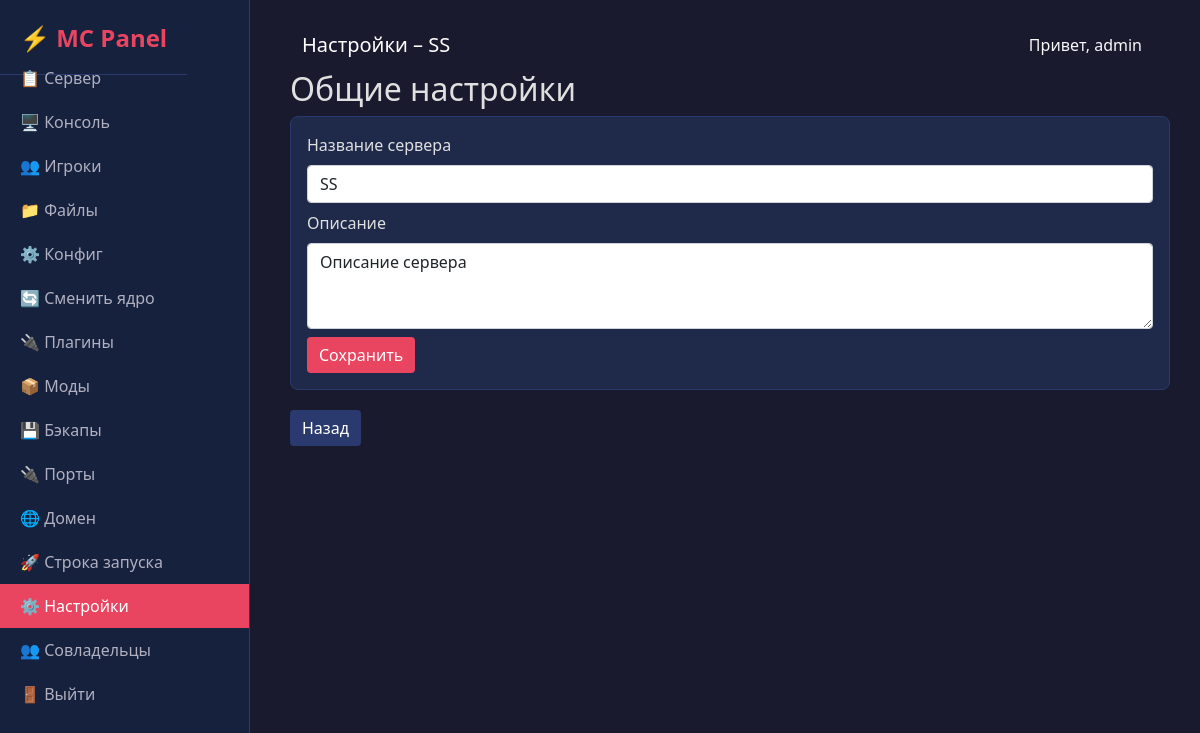
The page /server/1/settings (signed in) on the database its author committed.
### models.py (models this page shows, shortened)
class Server(db.Model):
    id = db.Column(db.Integer, primary_key=True)
    name = db.Column(db.String(100), nullable=False)
    server_type = db.Column(db.String(20), nullable=False, default='vanilla')
    mc_version = db.Column(db.String(20), nullable=False)
    ssh_host = db.Column(db.String(100), nullable=False)
    ssh_port = db.Column(db.Integer, default=22)
    ssh_user = db.Column(db.String(50), nullable=False)
    ssh_password_enc = db.Column(db.String(255), nullable=False)
    status = db.Column(db.String(20), default='offline')
    user_id = db.Column(db.Integer, db.ForeignKey('user.id'), nullable=False)
    startup_command = db.Column(db.Text, default="java -Xms128M -Xmx1024M -jar server.jar nogui")
    memory_percent = db.Column(db.Integer, default=95)
    timezone = db.Column(db.String(50), default="Europe/Moscow")
    garbage_collector = db.Column(db.String(50), default="UseSerialGC")
    domain = db.Column(db.String(100), nullable=True)
    srv_record = db.Column(db.String(100), nullable=True)

class User(UserMixin, db.Model):
    id = db.Column(db.Integer, primary_key=True)
    username = db.Column(db.String(80), unique=True, nullable=False)
    password = db.Column(db.String(120), nullable=False)
    servers = db.relationship('Server', backref='owner', lazy=True)
    co_servers = db.relationship('Server', secondary=server_access, backref=db.backref('co_owners', lazy='dynamic'))

### app.py (the view)
@app.route('/server/<int:server_id>/settings', methods=['GET', 'POST'])
@login_required
def settings(server_id):
    server = get_server_or_404(server_id)
    if request.method == 'POST':
        flash('Настройки сохранены (заглушка)')
        return redirect(url_for('settings', server_id=server.id))
    return render_template('settings.html', server=server, active_page='settings')

### app.py (called while the page is built)
def get_server_or_404(server_id):
    server = db.session.get(Server, server_id)  # заменили Query.get
    if not server:
        abort(404)   # не return "Not found"
    if server.user_id == current_user.id or current_user in server.co_owners:
        return server
    abort(403)

@login_manager.user_loader
def load_user(user_id):
    return db.session.get(User, int(user_id))

### templates/settings.html
{% extends "base.html" %}
{% block title %}Настройки – {{ server.name }}{% endblock %}
{% block content %}
<h2>Общие настройки</h2>
<div class="card">
    <div class="card-body">
        <form method="post">
            <div class="mb-2">
                <label class="form-label">Название сервера</label>
                <input type="text" name="display_name" value="{{ server.name }}" class="form-control">
            </div>
            <div class="mb-2">
                <label class="form-label">Описание</label>
                <textarea name="description" class="form-control" rows="3">Описание сервера</textarea>
            </div>
            <button type="submit" class="btn btn-primary">Сохранить</button>
        </form>
    </div>
</div>
<a href="{{ url_for('server_detail', server_id=server.id) }}" class="btn btn-secondary">Назад</a>
{% endblock %}

### templates/base.html (shortened to what this page needs)
<!DOCTYPE html>
<html lang="ru">
<head>
    <link href="https://cdn.jsdelivr.net/npm/bootstrap@5.1.3/dist/css/bootstrap.min.css" rel="stylesheet">
    <link rel="stylesheet" href="{{ url_for('static', filename='style.css') }}">
</head>
<body>
    <div class="sidebar">
        <a href="{{ url_for('index') }}" class="brand" style="text-decoration: none;">⚡ MC Panel</a>
        <div class="nav flex-column">
            {% if current_user.is_authenticated %}
                {% if server %}
                    <a class="nav-link {% if request.endpoint == 'server_detail' %}active{% endif %}" href="{{ url_for('server_detail', server_id=server.id) }}">📋 Сервер</a>
                    <a class="nav-link {% if request.endpoint == 'console' %}active{% endif %}" href="{{ url_for('console', server_id=server.id) }}">🖥️ Консоль</a>
                    <a class="nav-link {% if request.endpoint == 'players' %}active{% endif %}" href="{{ url_for('players', server_id=server.id) }}">👥 Игроки</a>
                    <a class="nav-link {% if request.endpoint == 'files' %}active{% endif %}" href="{{ url_for('files', server_id=server.id) }}">📁 Файлы</a>
                    <a class="nav-link {% if request.endpoint == 'config' %}active{% endif %}" href="{{ url_for('config', server_id=server.id) }}">⚙️ Конфиг</a>
                    <a class="nav-link {% if request.endpoint == 'change_core' %}active{% endif %}" href="{{ url_for('change_core', server_id=server.id) }}">🔄 Сменить ядро</a>
                    <a class="nav-link {% if request.endpoint == 'plugins' %}active{% endif %}" href="{{ url_for('plugins', server_id=server.id) }}">🔌 Плагины</a>
                    <a class="nav-link {% if request.endpoint == 'mods' %}active{% endif %}" href="{{ url_for('mods', server_id=server.id) }}">📦 Моды</a>
                    <a class="nav-link {% if request.endpoint == 'backups' %}active{% endif %}" href="{{ url_for('backups', server_id=server.id) }}">💾 Бэкапы</a>
                    <a class="nav-link {% if request.endpoint == 'ports' %}active{% endif %}" href="{{ url_for('ports', server_id=server.id) }}">🔌 Порты</a>
                    <a class="nav-link {% if request.endpoint == 'domain' %}active{% endif %}" href="{{ url_for('domain', server_id=server.id) }}">🌐 Домен</a>
                    <a class="nav-link {% if request.endpoint == 'startup' %}active{% endif %}" href="{{ url_for('startup', server_id=server.id) }}">🚀 Строка запуска</a>
                    <a class="nav-link {% if request.endpoint == 'settings' %}active{% endif %}" href="{{ url_for('settings', server_id=server.id) }}">⚙️ Настройки</a>
                    <a class="nav-link {% if request.endpoint == 'coowners' %}active{% endif %}" href="{{ url_for('coowners', server_id=server.id) }}">👥 Совладельцы</a>
                {% endif %}
            <a class="nav-link" href="{{ url_for('logout') }}">🚪 Выйти</a>
            {% else %}
                <a class="nav-link" href="{{ url_for('login') }}">🔑 Вход</a>
                <a class="nav-link" href="{{ url_for('register') }}">📝 Регистрация</a>
            {% endif %}
        </div>
    </div>
    <div class="main-content">
        <nav class="navbar navbar-expand-lg navbar-dark bg-transparent">
            <div class="container-fluid">
                <span class="navbar-brand mb-0 h1">{% block title %}Панель управления{% endblock %}</span>
                <div class="d-flex">
                    {% if current_user.is_authenticated %}
                        <span class="text-light me-3">Привет, {{ current_user.username }}</span>
                    {% endif %}
                </div>
            </div>
        </nav>
        {% block content %}{% endblock %}
    </div>
</body>
</html>

### static/style.css (style rules this page uses)
body { background-color: #1a1a2e; color: #e0e0e0; font-family: 'Segoe UI', Tahoma, Geneva, Verdana, sans-serif; padding-left: 260px; }
.sidebar { position: fixed; top: 0; left: 0; height: 100vh; width: 250px; background-color: #16213e; padding: 20px 0; overflow-y: auto; border-right: 1px solid #2a3a6e; z-index: 1000; }
.sidebar .brand { color: #e94560; font-size: 1.5rem; font-weight: bold; padding: 0 20px 20px; border-bottom: 1px solid #2a3a6e; margin-bottom: 20px; }
.sidebar .nav-link { color: #b0b0c0; padding: 10px 20px; border-radius: 0; transition: 0.2s; }
.sidebar .nav-link.active { background-color: #e94560; color: #fff; }
.main-content { padding: 20px 30px; }
.card { background-color: #1f2a4a; border: 1px solid #2a3a6e; border-radius: 8px; margin-bottom: 20px; }
.btn-primary { background-color: #e94560; border: none; }
.btn-secondary { background-color: #2a3a6e; border: none; }
a { color: #e94560; }

### rows shown on the page
Server: name "SS", display_name "SS"
User: username "admin"
